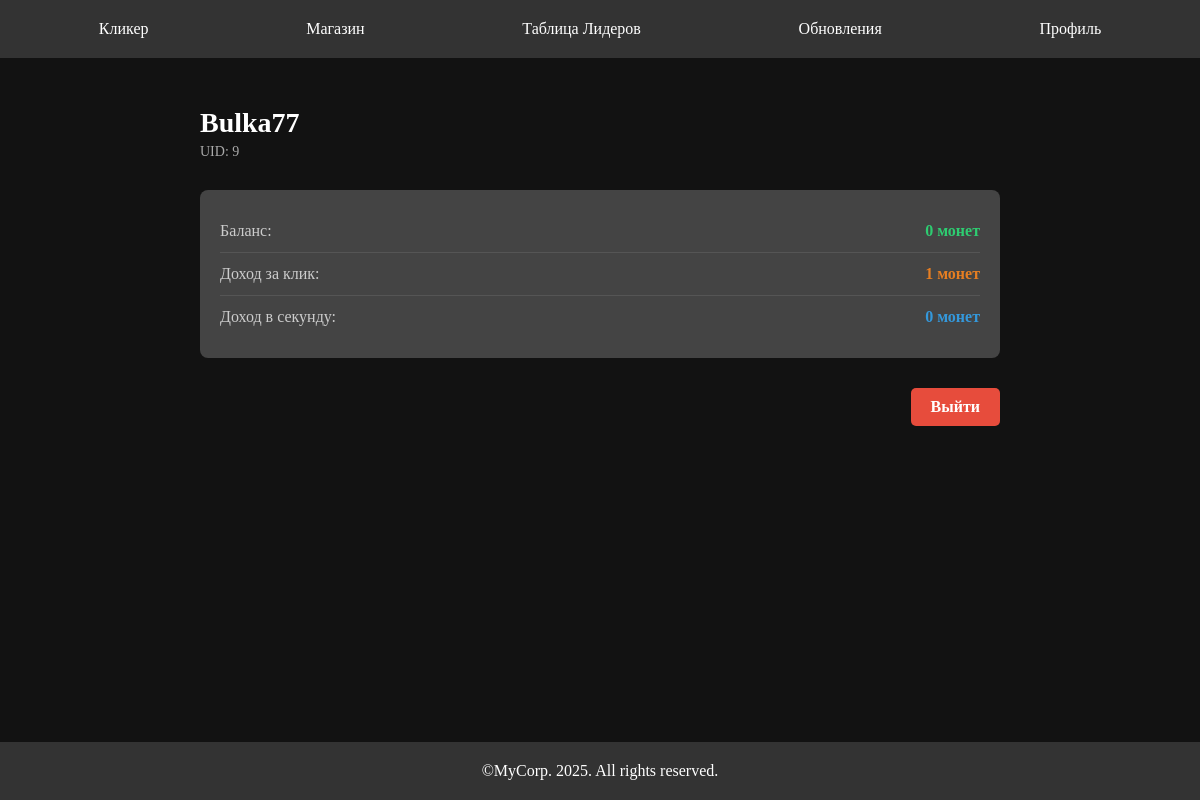
The page /profile/9/ (signed in) on the database its author committed.
### clicker/models.py (models this page shows, shortened)
class Player(AbstractBaseUser):
    nickname = models.CharField(max_length=32, unique=True)
    password = models.CharField(max_length=128)
    money = models.IntegerField(blank=True, default=0)
    money_per_click = models.IntegerField(blank=True, default=1)
    money_per_sec = models.IntegerField(blank=True, default=0)
    last_update = models.DateTimeField(auto_now=True)
    clicks = models.IntegerField(default=0)
    objects = PlayerManager()
    USERNAME_FIELD = 'nickname'
    REQUIRED_FIELDS = []  # Добавляем обязательный атрибут
    def update_balance(self):
        now = timezone.now()
        delta_seconds = (now - self.last_update).total_seconds()
        balance = self.money_per_sec * delta_seconds
        self.money += int(round(balance))
        self.last_update = now
        self.save()

### clicker/views.py (the view)
# urls.py: path('profile/<int:player_id>/', views.profile, name='profile'),
@login_required
def profile(request, player_id):
    player = request.user
    player.update_balance()
    player = get_object_or_404(Player, id=player_id)
    return render(request, 'profile.html', {"player":player})

### templates/profile.html (shortened to what this page needs)
{% extends 'base.html' %}
{% block content %}
<div style="
    background: #121212;
    color: white;
    padding: 30px;
    box-sizing: border-box;
    flex: 1;
">
    <div style="max-width: 800px; margin: 0 auto 30px;">
        <h1 style="color: white; font-size: 28px; margin-bottom: 5px;">{{ player.nickname }}</h1>
        <p style="color: #aaaaaa; font-size: 14px; margin: 0;">UID: {{ player.id }}</p>
    </div>
    <div style="
        max-width: 800px;
        margin: 0 auto;
        background: #444444;
        border-radius: 8px;
        padding: 20px;
    ">
        <div style="display: flex; justify-content: space-between; padding: 12px 0; border-bottom: 1px solid #555;">
            <span style="color: #cccccc;">Баланс:</span>
            <span style="color: #2ecc71; font-weight: bold;">{{ player.money }} монет</span>
        </div>
        <div style="display: flex; justify-content: space-between; padding: 12px 0; border-bottom: 1px solid #555;">
            <span style="color: #cccccc;">Доход за клик:</span>
            <span style="color: #e67e22; font-weight: bold;">{{ player.money_per_click }} монет</span>
        </div>
        <div style="display: flex; justify-content: space-between; padding: 12px 0;">
            <span style="color: #cccccc;">Доход в секунду:</span>
            <span style="color: #3498db; font-weight: bold;">{{ player.money_per_sec }} монет</span>
        </div>
    </div>
    <div style="max-width: 800px; margin: 30px auto 0; text-align: right;">
        <a href="{% url 'logout' %}"
           style="display: inline-block;
                  padding: 10px 20px;
                  background: #e74c3c;
                  color: white;
                  text-decoration: none;
                  border-radius: 5px;
                  font-weight: bold;
                  transition: background 0.3s;"
           onmouseover="this.style.background='#c0392b'"
           onmouseout="this.style.background='#e74c3c'">
           Выйти
        </a>
    </div>
</div>
{% endblock content %}

### clicker/static/clicker/style.css (style rules this page uses)
* { box-sizing: border-box; }
html, body { height: 100%; margin: 0; background-color: #121212; color: #ffffff; }
body { display: flex; flex-direction: column; }

### rows shown on the page
Player: nickname "Bulka77", id "9", money "0", money_per_click "1", money_per_sec "0"
